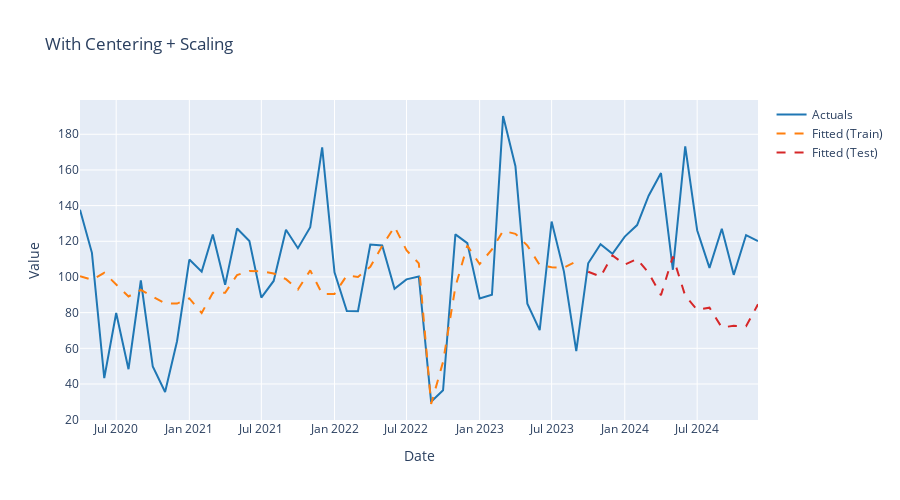

The code cell stored with this chart in its notebook:
### Markdown cell above
# 7. Recipe Pattern 3: Centering and Scaling

Combine centering (mean=0) and scaling (sd=1).

### Code cell
# Recipe with centering and scaling
rec_center_scale = (
    recipe()
    .step_center(all_numeric_predictors())
    .step_scale(all_numeric_predictors())
)

# Workflow
wf_center_scale = (
    workflow()
    .add_recipe(rec_center_scale)
    .add_model(linear_reg().set_engine("sklearn"))
)

# Fit and evaluate
fit_center_scale = wf_center_scale.fit(train_data)
fit_center_scale = fit_center_scale.evaluate(test_data)

print("✓ Centered and scaled model fitted successfully!")

outputs_cs, coefs_cs, stats_cs = fit_center_scale.extract_outputs()

print("\n=== Centered + Scaled Model Statistics ===")
display(stats_cs[stats_cs['split'] == 'test'][['metric', 'value']])

fig = plot_forecast(fit_center_scale, title="With Centering + Scaling")
fig.show()

# Fit on training data
rec_fit = rec_center_scale.prep(train_data)

# Apply to training data
train_processed = rec_fit.bake(train_data)

print("\nProcessed training data:")

# Apply to test data (using training parameters!)
test_processed = rec_fit.bake(test_data)
print("\nProcessed test data:")
print(train_processed.columns)
display(train_processed)
display(test_processed)
